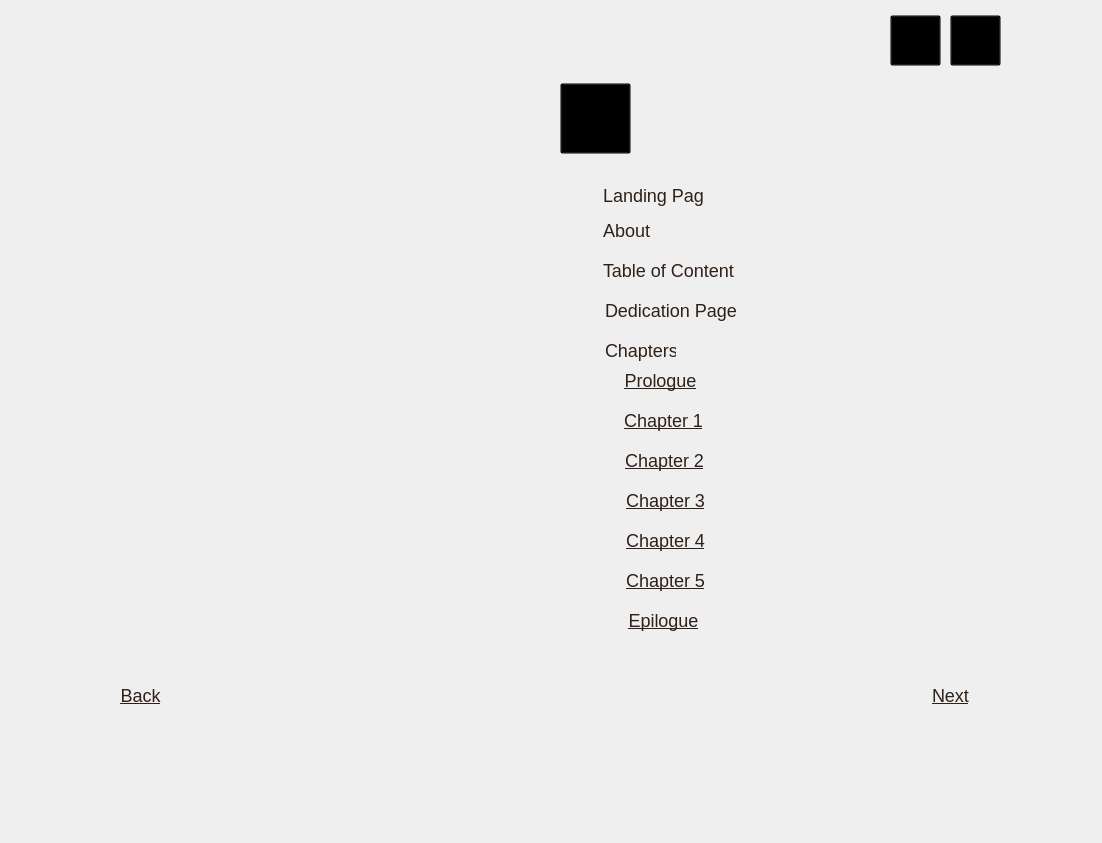
<?xml version="1.0" encoding="UTF-8"?>
<ui version="4.0">
 <class>MainWindow</class>
 <widget class="QMainWindow" name="MainWindow">
  <property name="geometry">
   <rect>
    <x>0</x>
    <y>0</y>
    <width>1102</width>
    <height>843</height>
   </rect>
  </property>
  <property name="windowTitle">
   <string>MainWindow</string>
  </property>
  <widget class="QWidget" name="centralwidget">
   <widget class="QLabel" name="bg">
    <property name="enabled">
     <bool>true</bool>
    </property>
    <property name="geometry">
     <rect>
      <x>0</x>
      <y>0</y>
      <width>1101</width>
      <height>851</height>
     </rect>
    </property>
    <property name="text">
     <string/>
    </property>
    <property name="pixmap">
     <pixmap>../reso/bg.png</pixmap>
    </property>
    <property name="scaledContents">
     <bool>true</bool>
    </property>
   </widget>
   <widget class="QPushButton" name="exitbutton">
    <property name="geometry">
     <rect>
      <x>950</x>
      <y>15</y>
      <width>51</width>
      <height>51</height>
     </rect>
    </property>
    <property name="styleSheet">
     <string notr="true">QPushButton {
    background-color: transparent;
}</string>
    </property>
    <property name="text">
     <string/>
    </property>
   </widget>
   <widget class="QPushButton" name="backbutton">
    <property name="geometry">
     <rect>
      <x>120</x>
      <y>680</y>
      <width>41</width>
      <height>31</height>
     </rect>
    </property>
    <property name="styleSheet">
     <string notr="true">QPushButton {
    background-color: transparent;
    border: none;
    color: #2f2018;    
    font-size: 18px;
    font-family: &quot;Times New Roman&quot;;
    text-decoration: underline;
}

QPushButton:hover {
    color: red;         
}

QPushButton:pressed {
    color: #6d0705;       
}</string>
    </property>
    <property name="text">
     <string>Back</string>
    </property>
   </widget>
   <widget class="QLabel" name="tablelogo">
    <property name="geometry">
     <rect>
      <x>140</x>
      <y>300</y>
      <width>381</width>
      <height>231</height>
     </rect>
    </property>
    <property name="text">
     <string/>
    </property>
    <property name="pixmap">
     <pixmap>../reso/tablelogo.png</pixmap>
    </property>
    <property name="scaledContents">
     <bool>true</bool>
    </property>
   </widget>
   <widget class="QLabel" name="chapteslabel">
    <property name="geometry">
     <rect>
      <x>605</x>
      <y>340</y>
      <width>71</width>
      <height>21</height>
     </rect>
    </property>
    <property name="styleSheet">
     <string notr="true">
    border: none;
    color: #2f2018;    
    font-size: 18px;
    font-family: &quot;Times New Roman&quot;;
</string>
    </property>
    <property name="text">
     <string>Chapters:</string>
    </property>
   </widget>
   <widget class="QPushButton" name="prologuebutton">
    <property name="geometry">
     <rect>
      <x>620</x>
      <y>360</y>
      <width>81</width>
      <height>41</height>
     </rect>
    </property>
    <property name="styleSheet">
     <string notr="true">QPushButton {
    background-color: transparent;
    border: none;
    color: #2f2018;    
    font-size: 18px;
    font-family: &quot;Times New Roman&quot;;
    text-decoration: underline;
}

QPushButton:hover {
    color: red;         
}

QPushButton:pressed {
    color: #6d0705;       
}</string>
    </property>
    <property name="text">
     <string>Prologue</string>
    </property>
   </widget>
   <widget class="QPushButton" name="chapter1button">
    <property name="geometry">
     <rect>
      <x>623</x>
      <y>400</y>
      <width>81</width>
      <height>41</height>
     </rect>
    </property>
    <property name="styleSheet">
     <string notr="true">QPushButton {
    background-color: transparent;
    border: none;
    color: #2f2018;    
    font-size: 18px;
    font-family: &quot;Times New Roman&quot;;
    text-decoration: underline;
}

QPushButton:hover {
    color: red;         
}

QPushButton:pressed {
    color: #6d0705;       
}</string>
    </property>
    <property name="text">
     <string>Chapter 1</string>
    </property>
   </widget>
   <widget class="QPushButton" name="chapter2button">
    <property name="geometry">
     <rect>
      <x>619</x>
      <y>440</y>
      <width>91</width>
      <height>41</height>
     </rect>
    </property>
    <property name="styleSheet">
     <string notr="true">QPushButton {
    background-color: transparent;
    border: none;
    color: #2f2018;    
    font-size: 18px;
    font-family: &quot;Times New Roman&quot;;
    text-decoration: underline;
}

QPushButton:hover {
    color: red;         
}

QPushButton:pressed {
    color: #6d0705;       
}</string>
    </property>
    <property name="text">
     <string>Chapter 2</string>
    </property>
   </widget>
   <widget class="QPushButton" name="chapter3button">
    <property name="geometry">
     <rect>
      <x>620</x>
      <y>480</y>
      <width>91</width>
      <height>41</height>
     </rect>
    </property>
    <property name="styleSheet">
     <string notr="true">QPushButton {
    background-color: transparent;
    border: none;
    color: #2f2018;    
    font-size: 18px;
    font-family: &quot;Times New Roman&quot;;
    text-decoration: underline;
}

QPushButton:hover {
    color: red;         
}

QPushButton:pressed {
    color: #6d0705;       
}</string>
    </property>
    <property name="text">
     <string>Chapter 3</string>
    </property>
   </widget>
   <widget class="QPushButton" name="chapter4button">
    <property name="geometry">
     <rect>
      <x>620</x>
      <y>520</y>
      <width>91</width>
      <height>41</height>
     </rect>
    </property>
    <property name="styleSheet">
     <string notr="true">QPushButton {
    background-color: transparent;
    border: none;
    color: #2f2018;    
    font-size: 18px;
    font-family: &quot;Times New Roman&quot;;
    text-decoration: underline;
}

QPushButton:hover {
    color: red;         
}

QPushButton:pressed {
    color: #6d0705;       
}</string>
    </property>
    <property name="text">
     <string>Chapter 4</string>
    </property>
   </widget>
   <widget class="QPushButton" name="chapter5button">
    <property name="geometry">
     <rect>
      <x>620</x>
      <y>560</y>
      <width>91</width>
      <height>41</height>
     </rect>
    </property>
    <property name="styleSheet">
     <string notr="true">QPushButton {
    background-color: transparent;
    border: none;
    color: #2f2018;    
    font-size: 18px;
    font-family: &quot;Times New Roman&quot;;
    text-decoration: underline;
}

QPushButton:hover {
    color: red;         
}

QPushButton:pressed {
    color: #6d0705;       
}</string>
    </property>
    <property name="text">
     <string>Chapter 5</string>
    </property>
   </widget>
   <widget class="QPushButton" name="epiloguebutton">
    <property name="geometry">
     <rect>
      <x>618</x>
      <y>600</y>
      <width>91</width>
      <height>41</height>
     </rect>
    </property>
    <property name="styleSheet">
     <string notr="true">QPushButton {
    background-color: transparent;
    border: none;
    color: #2f2018;    
    font-size: 18px;
    font-family: &quot;Times New Roman&quot;;
    text-decoration: underline;
}

QPushButton:hover {
    color: red;         
}

QPushButton:pressed {
    color: #6d0705;       
}</string>
    </property>
    <property name="text">
     <string>Epilogue</string>
    </property>
   </widget>
   <widget class="QPushButton" name="volumebutton">
    <property name="geometry">
     <rect>
      <x>890</x>
      <y>15</y>
      <width>51</width>
      <height>51</height>
     </rect>
    </property>
    <property name="styleSheet">
     <string notr="true">QPushButton {
    background-color: transparent;
}</string>
    </property>
    <property name="text">
     <string/>
    </property>
   </widget>
   <widget class="QLabel" name="landingpagelabel">
    <property name="enabled">
     <bool>false</bool>
    </property>
    <property name="geometry">
     <rect>
      <x>603</x>
      <y>185</y>
      <width>101</width>
      <height>21</height>
     </rect>
    </property>
    <property name="styleSheet">
     <string notr="true">
    border: none;
    color: #2f2018;    
    font-size: 18px;
    font-family: &quot;Times New Roman&quot;;
</string>
    </property>
    <property name="text">
     <string>Landing Page</string>
    </property>
   </widget>
   <widget class="QLabel" name="aboutlabel">
    <property name="enabled">
     <bool>false</bool>
    </property>
    <property name="geometry">
     <rect>
      <x>603</x>
      <y>220</y>
      <width>51</width>
      <height>21</height>
     </rect>
    </property>
    <property name="styleSheet">
     <string notr="true">
    border: none;
    color: #2f2018;    
    font-size: 18px;
    font-family: &quot;Times New Roman&quot;;
</string>
    </property>
    <property name="text">
     <string>About</string>
    </property>
   </widget>
   <widget class="QLabel" name="tablelabel">
    <property name="enabled">
     <bool>false</bool>
    </property>
    <property name="geometry">
     <rect>
      <x>603</x>
      <y>260</y>
      <width>131</width>
      <height>21</height>
     </rect>
    </property>
    <property name="styleSheet">
     <string notr="true">
    border: none;
    color: #2f2018;    
    font-size: 18px;
    font-family: &quot;Times New Roman&quot;;
</string>
    </property>
    <property name="text">
     <string>Table of Contents</string>
    </property>
   </widget>
   <widget class="QLabel" name="dedicationlabel">
    <property name="enabled">
     <bool>false</bool>
    </property>
    <property name="geometry">
     <rect>
      <x>605</x>
      <y>300</y>
      <width>131</width>
      <height>21</height>
     </rect>
    </property>
    <property name="styleSheet">
     <string notr="true">
    border: none;
    color: #2f2018;    
    font-size: 18px;
    font-family: &quot;Times New Roman&quot;;
</string>
    </property>
    <property name="text">
     <string>Dedication Page</string>
    </property>
   </widget>
   <widget class="QPushButton" name="nextbutton">
    <property name="geometry">
     <rect>
      <x>930</x>
      <y>680</y>
      <width>41</width>
      <height>31</height>
     </rect>
    </property>
    <property name="styleSheet">
     <string notr="true">QPushButton {
    background-color: transparent;
    border: none;
    color: #2f2018;    
    font-size: 18px;
    font-family: &quot;Times New Roman&quot;;
    text-decoration: underline;
}

QPushButton:hover {
    color: red;         
}

QPushButton:pressed {
    color: #6d0705;       
}</string>
    </property>
    <property name="text">
     <string>Next</string>
    </property>
   </widget>
   <widget class="QPushButton" name="searchbutton">
    <property name="geometry">
     <rect>
      <x>560</x>
      <y>83</y>
      <width>71</width>
      <height>71</height>
     </rect>
    </property>
    <property name="styleSheet">
     <string notr="true">QPushButton {
    background-color: transparent;
}

</string>
    </property>
    <property name="text">
     <string/>
    </property>
   </widget>
  </widget>
 </widget>
 <resources/>
 <connections/>
</ui>
